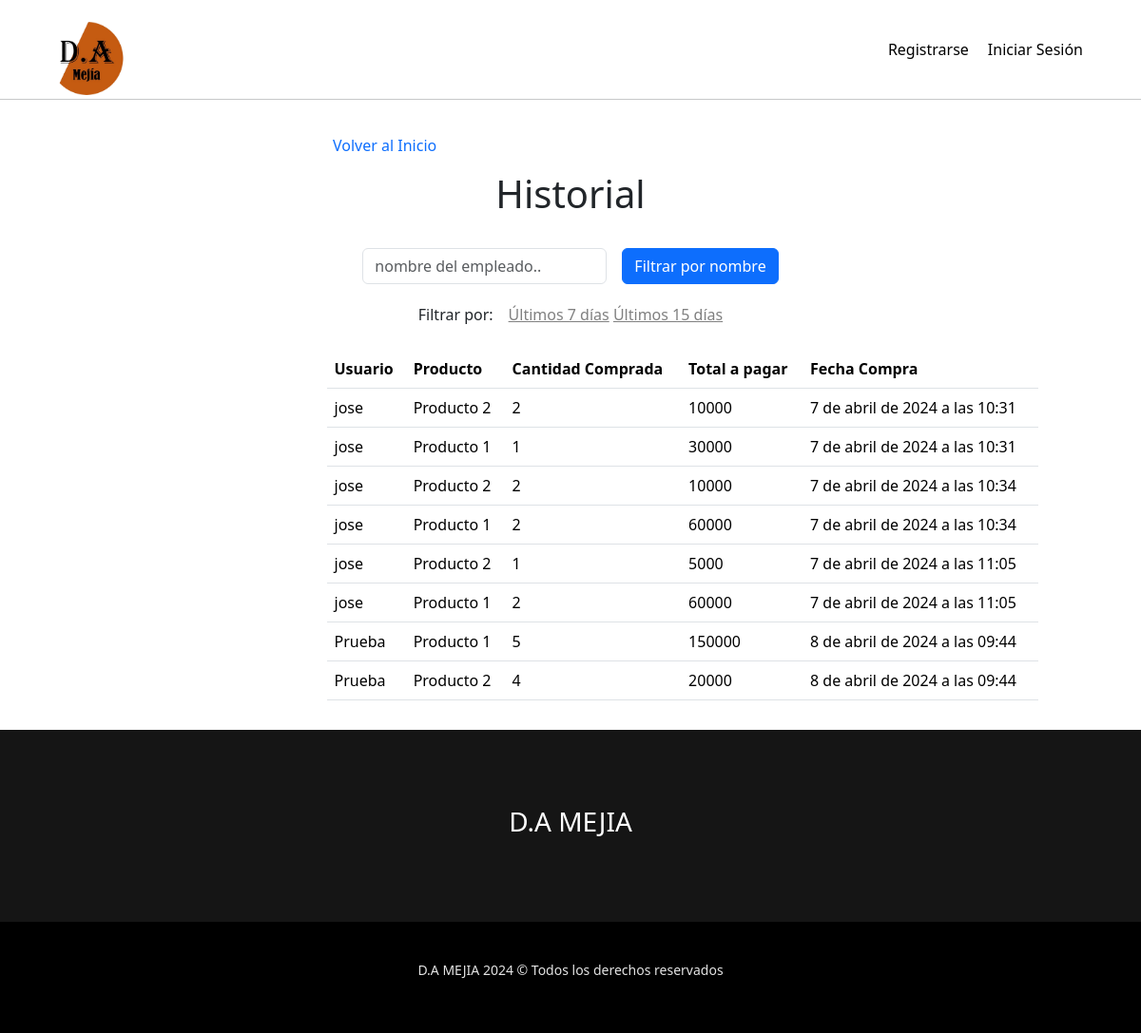
/historial/, run on an earlier commit of the app's database.
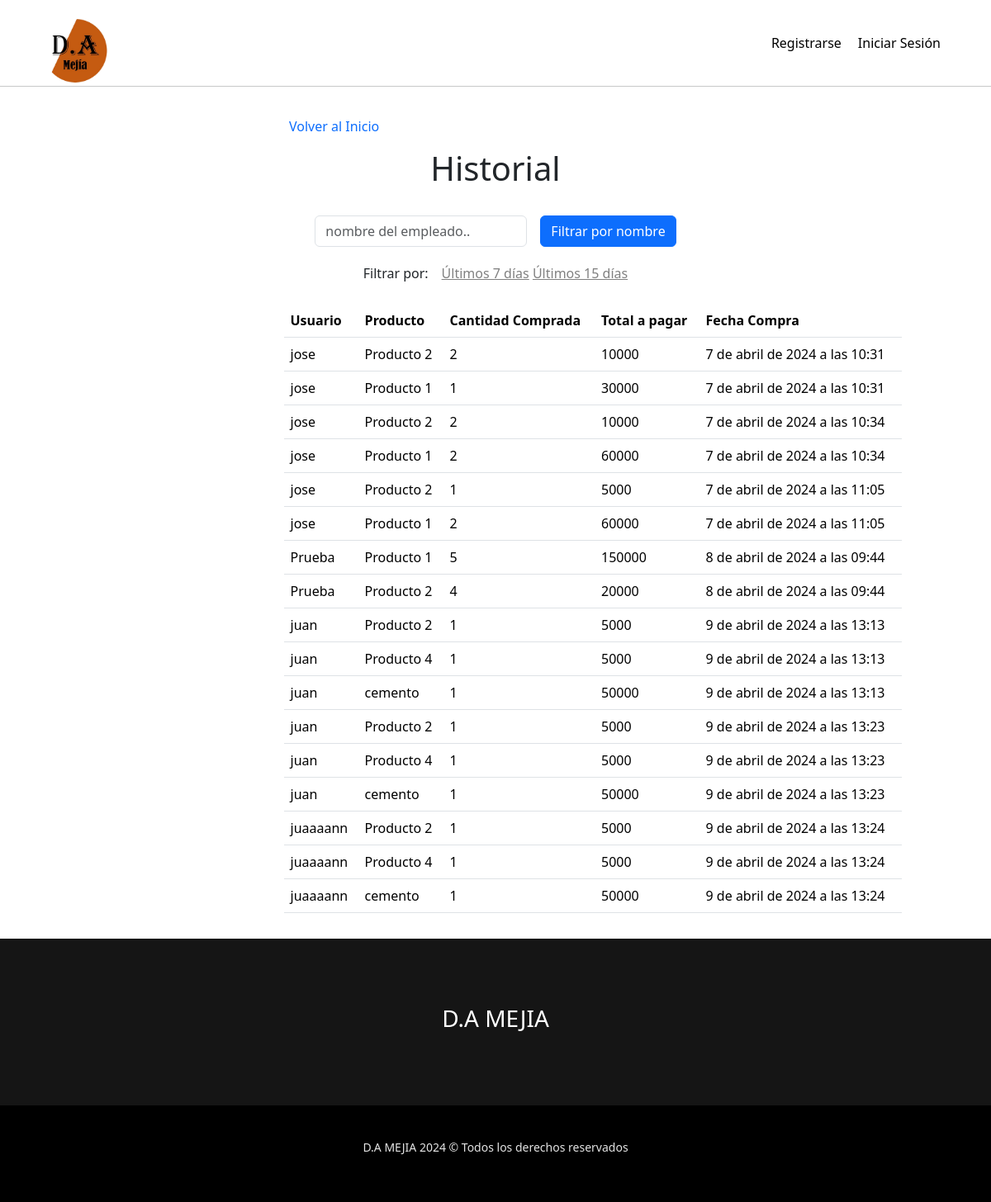
And on a later commit of the database.
### tienda/models.py (models this page shows, shortened)
class Factura(models.Model):
    usuario = models.ForeignKey(User, on_delete=models.CASCADE)
    producto=models.ForeignKey(Producto, on_delete=models.CASCADE)
    cantidad = models.IntegerField(default=1,null=False,blank=False)
    fecha_compra = models.DateTimeField(auto_now_add=True)

class Producto(models.Model):
    nombre = models.CharField(max_length=120,null=False,blank=False)
    precio = models.IntegerField(null=False,blank=False)
    cantidad = models.IntegerField(null=False,blank=False)
    categoria = models.ForeignKey(Categoria,on_delete=models.CASCADE)
    imagen = models.ImageField(upload_to="producto", null=False,blank=False)
    creado = models.DateTimeField(auto_now_add=True)
    actualizado = models.DateTimeField(auto_now=True)

### proyectowebapp/views.py (the view)
# urls.py: path('historial/',views.registros,name="Historial"),
def registros(request):
    nombre_usuario = request.GET.get('nombre_usuario')
    ultimos_7_dias = request.GET.get('ultimos_7_dias')
    ultimos_15_dias = request.GET.get('ultimos_15_dias')
    fecha_actual = datetime.now().date()
    fecha_inicio_7_dias = fecha_actual - timedelta(days=7)
    fecha_inicio_15_dias = fecha_actual - timedelta(days=15)
    historial = Factura.objects.all()
    if nombre_usuario:
        historial = historial.filter(usuario__username__icontains=nombre_usuario)
    if ultimos_7_dias:
        historial = historial.filter(fecha_compra__gte=fecha_inicio_7_dias, fecha_compra__lte=fecha_actual)
    if ultimos_15_dias:
        historial = historial.filter(fecha_compra__gte=fecha_inicio_15_dias, fecha_compra__lte=fecha_actual)
    return render(request, 'proyectowebapp/historial.html', {'historial': historial})

### carrito/context_processor.py (called while the page is built)
def importe_total_carro(request):
    total=0
    if request.user.is_authenticated:
        if 'carro' in request.session:
            for key, value in request.session["carro"].items():
                total=total+int(value["precio"])
    else:
        total="Debes hacer login"
    return {"importe_total_carro":total}

### proyectowebapp/templatetags/historial_tags.py (called while the page is built)
@register.filter
def multiplica(value, arg):
    return value * arg

### proyectowebapp/templates/proyectowebapp/historial.html (shortened to what this page needs)
{% extends 'proyectowebapp/base.html' %}
{% load static %}
{% load historial_tags %}
{% block styles %}
<link rel="stylesheet" href="{% static 'css/historial.css' %}">
{% endblock %}
{% block content %}
    <span class="enloace">
        <a class="inicio" href="{% url 'Home' %}">Volver al Inicio</a>
    </span>
    <div class="titulo">
        <h1>Historial</h1>
    </div>
    <div class="container">
        <form method="get" class="d-flex justify-content-center">
            <div class="col-auto mx-2">
                <input class="form-control" placeholder="nombre del empleado.." type="text" aria-label="default input example" name="nombre_usuario" value="{{ request.GET.nombre_empleado }}">
            </div>
            <div class="col-auto mx-2">
                <button type="submit" class="btn btn-primary">Filtrar por nombre</button>
            </div>
        </form>
    </div>
    <div class="container">
        <form method="get" class="d-flex justify-content-center">
            <div class="col-auto mx-2">
                <label>Filtrar por:</label>
            </div>
            <div class="col-auto mx-2">
                <button type="submit" name="ultimos_7_dias" value="true" class="filtrar">Últimos 7 días</button>
                <button type="submit" name="ultimos_15_dias" value="true" class="filtrar">Últimos 15 días</button>
            </div>
        </form>
    </div>
    <div class="resultados">
        <table class="table">
            <thead>
            <tr>
                <th scope="col">Usuario</th>
                <th scope="col">Producto</th>
                <th scope="col">Cantidad Comprada</th>
                <th scope="col">Total a pagar</th>
                <th scope="col">Fecha Compra</th>
            </tr>
            </thead>
            <tbody>
                {% for historia in historial %}
                <tr>
                    <td>{{ historia.usuario.username }}</td>
                    <td>{{ historia.producto.nombre }}</td>
                    <td>{{ historia.cantidad }}</td>
                    <td>{{ historia.cantidad|multiplica:historia.producto.precio }}</td>
                    <td>{{ historia.fecha_compra }}</td>
                </tr>
            {% empty %}
                <tr>
                    <td colspan="5">Sin compras.</td>
                </tr>
            {% endfor %}
            </tbody>
        </table>
    </div>
{% endblock %}

What changed in the data, as far as the page shows it:
added Factura: usuario.username "juan", producto.nombre "Producto 2", cantidad "1", cantidad|multiplica "5000", fecha_compra "9 de abril de 2024 a las 13:13"
added Factura: usuario.username "juan", producto.nombre "Producto 4", cantidad "1", cantidad|multiplica "5000", fecha_compra "9 de abril de 2024 a las 13:13"
added Factura: usuario.username "juan", producto.nombre "cemento", cantidad "1", cantidad|multiplica "50000", fecha_compra "9 de abril de 2024 a las 13:13"
added Factura: usuario.username "juan", producto.nombre "Producto 2", cantidad "1", cantidad|multiplica "5000", fecha_compra "9 de abril de 2024 a las 13:23"
added Factura: usuario.username "juan", producto.nombre "Producto 4", cantidad "1", cantidad|multiplica "5000", fecha_compra "9 de abril de 2024 a las 13:23"
added Factura: usuario.username "juan", producto.nombre "cemento", cantidad "1", cantidad|multiplica "50000", fecha_compra "9 de abril de 2024 a las 13:23"
added Factura: usuario.username "juaaaann", producto.nombre "Producto 2", cantidad "1", cantidad|multiplica "5000", fecha_compra "9 de abril de 2024 a las 13:24"
added Factura: usuario.username "juaaaann", producto.nombre "Producto 4", cantidad "1", cantidad|multiplica "5000", fecha_compra "9 de abril de 2024 a las 13:24"
added Factura: usuario.username "juaaaann", producto.nombre "cemento", cantidad "1", cantidad|multiplica "50000", fecha_compra "9 de abril de 2024 a las 13:24"
